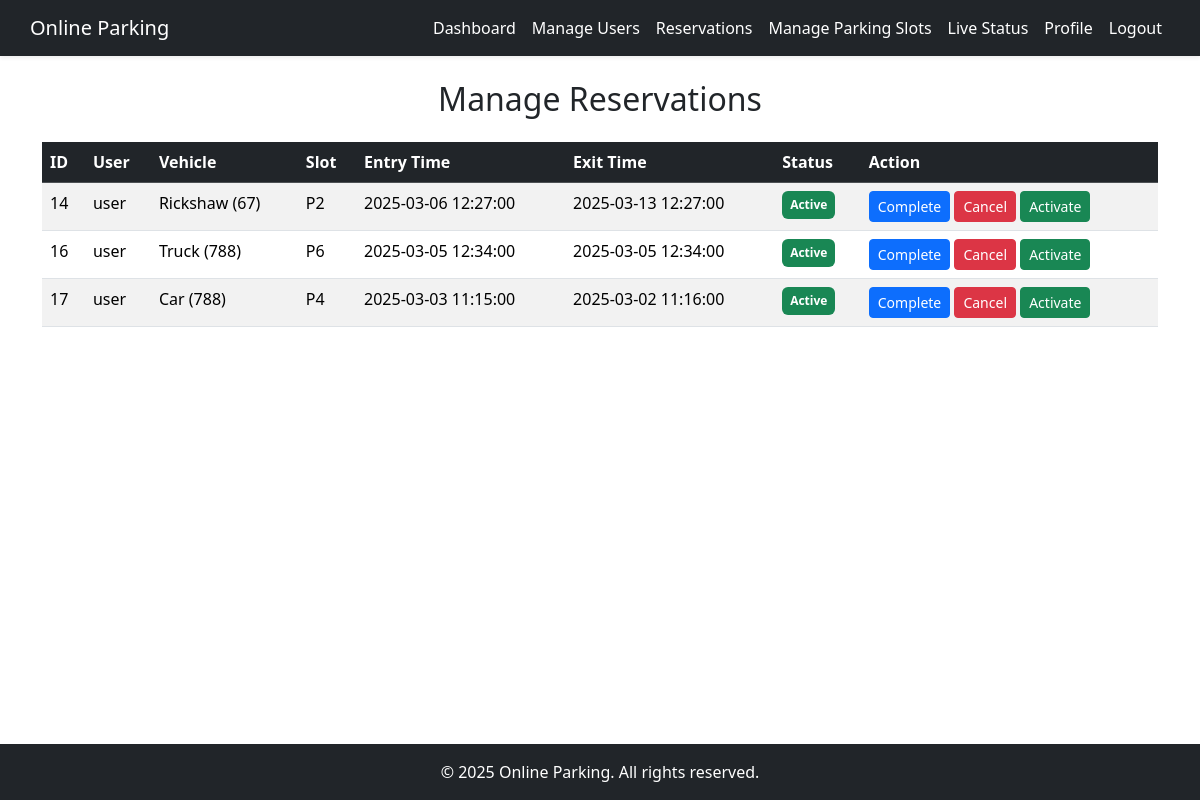
Page /view/admin/manage-reservations.php (signed in) on the committed database.
### tables this page shows
CREATE TABLE `reservations` (
  `reservation_id` int(11) NOT NULL,
  `user_id` int(11) NOT NULL,
  `slot_id` int(11) NOT NULL,
  `vehicle_number` varchar(20) NOT NULL,
  `vehicle_type` varchar(50) NOT NULL,
  `entry_time` datetime NOT NULL,
  `exit_time` datetime DEFAULT NULL,
  `status` enum('active','completed','cancelled') DEFAULT 'active'
);

CREATE TABLE `users` (
  `id` int(10) NOT NULL,
  `name` varchar(50) NOT NULL,
  `email` varchar(50) NOT NULL,
  `password` varchar(255) NOT NULL,
  `contact` varchar(15) NOT NULL,
  `role` enum('user','admin') NOT NULL DEFAULT 'user',
  `status` enum('enabled','disabled') NOT NULL DEFAULT 'enabled',
  `created_at` timestamp NOT NULL DEFAULT current_timestamp() ON UPDATE current_timestamp()
);

### model/ReservationModel.php (called while the page is built, shortened)
<?php
class ReservationModel
{
    private $pdo;
    public function __construct($pdo)
    {
        $this->pdo = $pdo;
    }
    public function getAllReservations()
    {
        $query = "SELECT r.reservation_id, u.name AS user_name, r.vehicle_type, r.vehicle_number,
                         r.slot_id, r.entry_time, r.exit_time, r.status
                  FROM reservations r
                  JOIN users u ON r.user_id = u.id";
        $stmt = $this->pdo->prepare($query);
        $stmt->execute();
        return $stmt->fetchAll(PDO::FETCH_ASSOC);
    }
}

### view/admin/manage-reservations.php (the view)
<?php
include('../../components/admin-header.php');
include('../../config.php');
include('../../model/ReservationModel.php');
$reservationModel = new ReservationModel($pdo);
$reservations = $reservationModel->getAllReservations();
?>
<div class="container mt-4">
    <h2 class="text-center mb-4">Manage Reservations</h2>
    <table class="table table-striped">
        <thead class="table-dark">
            <tr>
                <th>ID</th>
                <th>User</th>
                <th>Vehicle</th>
                <th>Slot</th>
                <th>Entry Time</th>
                <th>Exit Time</th>
                <th>Status</th>
                <th>Action</th>
            </tr>
        </thead>
        <tbody>
            <?php foreach ($reservations as $res) { ?>
                <tr>
                    <td><?= $res['reservation_id'] ?></td>
                    <td><?= $res['user_name'] ?></td>
                    <td><?= $res['vehicle_type'] ?> (<?= $res['vehicle_number'] ?>)</td>
                    <td>P<?= $res['slot_id'] ?></td>
                    <td><?= $res['entry_time'] ?></td>
                    <td><?= $res['exit_time'] ?></td>
                    <td>
                        <span class="p-2 badge bg-<?= ($res['status'] == 'active') ? 'success' : (($res['status'] == 'completed') ? 'primary' : 'danger') ?>">
                            <?= ucfirst($res['status']) ?>
                        </span>
                    </td>
                    <td>
                        <a href="../../controller/ReservationStatusUpdate.php?id=<?= $res['reservation_id'] ?>&status=completed" class="btn btn-primary btn-sm">Complete</a>
                        <a href="../../controller/ReservationStatusUpdate.php?id=<?= $res['reservation_id'] ?>&status=cancelled" class="btn btn-danger btn-sm">Cancel</a>
                        <a href="../../controller/ReservationStatusUpdate.php?id=<?= $res['reservation_id'] ?>&status=active" class="btn btn-success btn-sm">Activate</a>
                    </td>
                </tr>
            <?php } ?>
        </tbody>
    </table>
</div>
<?php include('../../components/footer.php');
?>

### rows in the picture
reservations: reservation_id "14", user.name "user", vehicle_type "Rickshaw", vehicle_number "67", slot "2", entry_time "2025-03-06 12:27:00", exit_time "2025-03-13 12:27:00", status "Active"
reservations: reservation_id "16", user.name "user", vehicle_type "Truck", vehicle_number "788", slot "6", entry_time "2025-03-05 12:34:00", exit_time "2025-03-05 12:34:00", status "Active"
reservations: reservation_id "17", user.name "user", vehicle_type "Car", vehicle_number "788", slot "4", entry_time "2025-03-03 11:15:00", exit_time "2025-03-02 11:16:00", status "Active"
